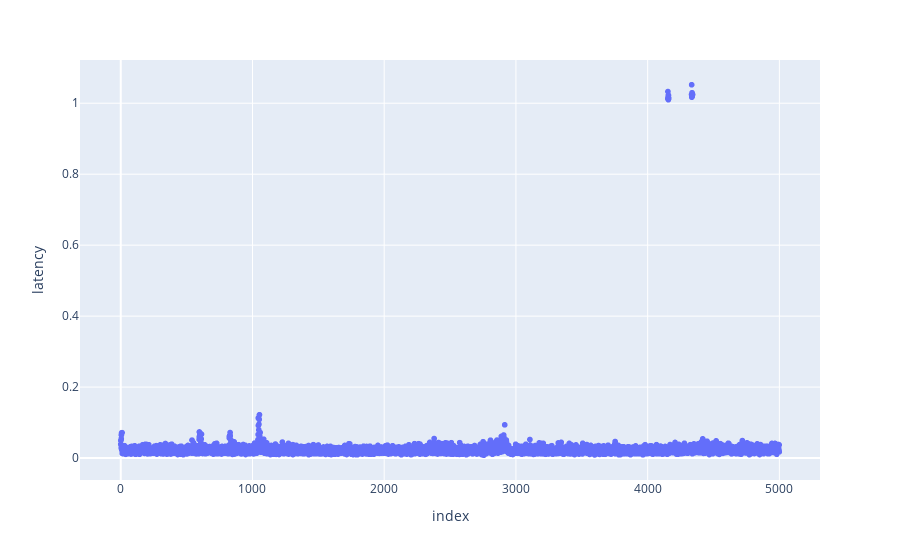

Notebook code for this chart:
### Code cell
fig = px.scatter(df, y="latency", hover_data=["conditions"])
fig.show()

### Figure 1 — Plotly figure (JSON) as saved in the notebook; plotly's stock layout.template omitted (floating-point values rounded to 4 significant figures; data arrays with more than 128 entries replaced by an {"elided": "..."} marker saying what was removed)
{"data": [{"customdata": {"elided": "5000x1 str values"}, "hovertemplate": "index=%{x}<br>latency=%{y}<br>conditions=%{customdata[0]}<extra></extra>", "legendgroup": "", "marker": {"color": "#636efa", "symbol": "circle"}, "mode": "markers", "name": "", "showlegend": false, "type": "scattergl", "x": {"elided": "5000 int values"}, "xaxis": "x", "y": {"elided": "5000 float values"}, "yaxis": "y"}], "layout": {"legend": {"tracegroupgap": 0}, "margin": {"t": 60}, "xaxis": {"anchor": "y", "domain": [0, 1], "title": {"text": "index"}}, "yaxis": {"anchor": "x", "domain": [0, 1], "title": {"text": "latency"}}}}
